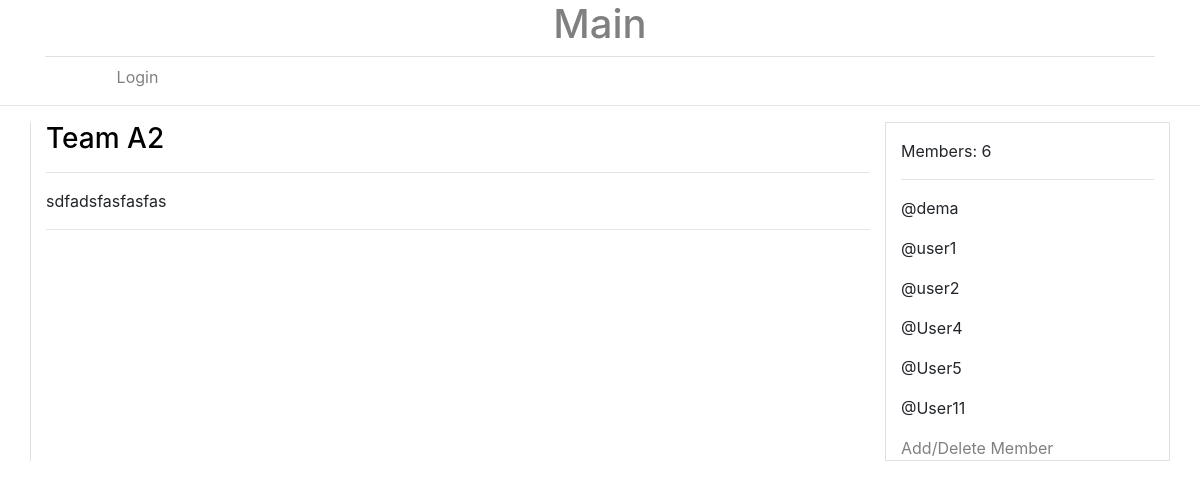
/rooms/10/, run on the app's committed database.
### base/models.py (models this page shows, shortened)
class Room(models.Model):
    host = models.ForeignKey(User, on_delete=models.SET_NULL, null=True)
    topic = models.ForeignKey(Topic, on_delete=models.SET_NULL, null=True)
    name = models.CharField(max_length=200)
    description = models.TextField(null=True, blank=True)
    participants = models.ManyToManyField(User, related_name='participants')
    updated = models.DateTimeField(auto_now=True)
    createed = models.DateTimeField(auto_now_add=True)
    class Meta:
        ordering = ['-updated', '-createed']

### base/views.py (the view)
# urls.py: path('rooms/<str:pk>/', views.roomsView, name='rooms'),
def roomsView(request, pk):
    rooms2 = Room.objects.get(id=pk)
    participants = rooms2.participants.all() # rooms2 > room ?
    context = {'rooms2': rooms2, 'participants': participants}
    return render(request, 'base/rooms.html', context)

### base/templates/base/rooms.html
{% extends 'main.html' %}
{% load static %}
{% block content %}
<div class="container"style="height: 460px;">
    <div class="row">
        <div class="col-9 border-left">
            <h3>{{ rooms2.name }}</h3>
            <hr>
            {{ rooms2.description }}
            <hr>
        </div>
        <div class="col-3 border">
            <div>
                <div class="mt-3">
                    <medium>Members: {{rooms2.participants.count}}</medium>
                </div>
                <hr>
                {% for participant in rooms2.participants.all %}
                    <p>@{{ participant }} </p>
                {% endfor %}
                <a href="{% url 'update-room_2' rooms2.id %}">Add/Delete Member</a>
            </div>
        </div>
    </div>
</div>
{% endblock content %}

### static/css/style.css (style rules this page uses)
body { fonts-color: black; }
a:link { color: grey; }
h3 { color: black; }

### data on the page
Room: name "Team A2", description "sdfadsfasfasfas", participants.count "6"

### other printed values
{{ participant }} "dema"
{{ participant }} "user1"
{{ participant }} "user2"
{{ participant }} "User4"
{{ participant }} "User5"
{{ participant }} "User11"
